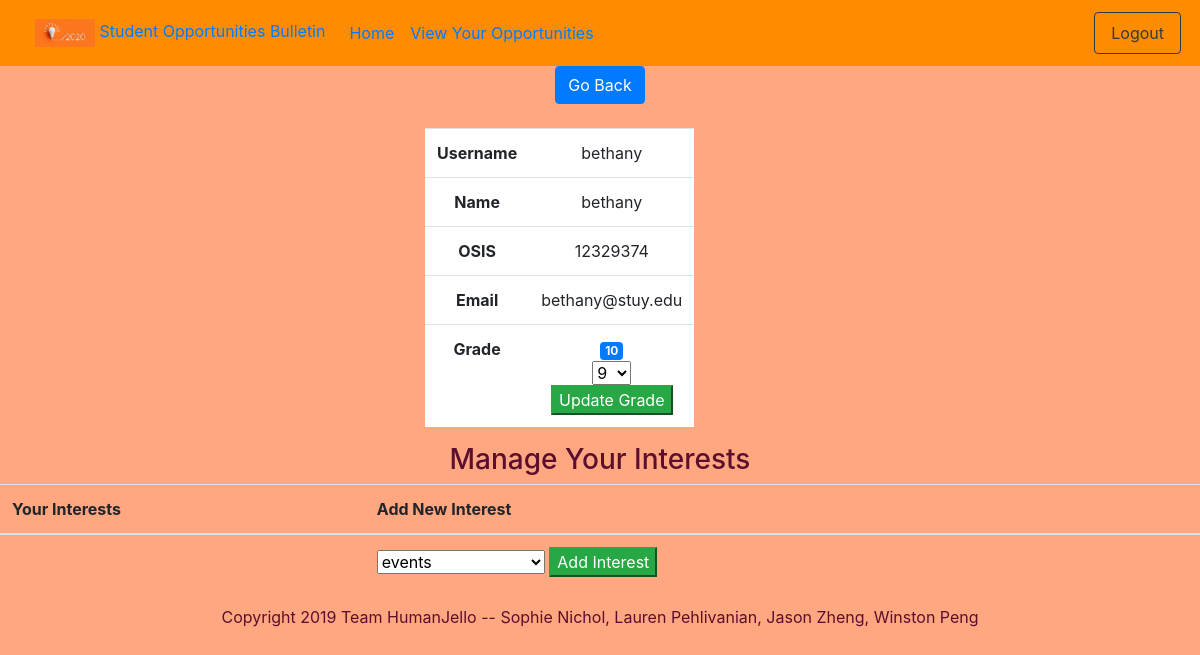
The page /stuAcc (signed in) on the database as committed earlier.
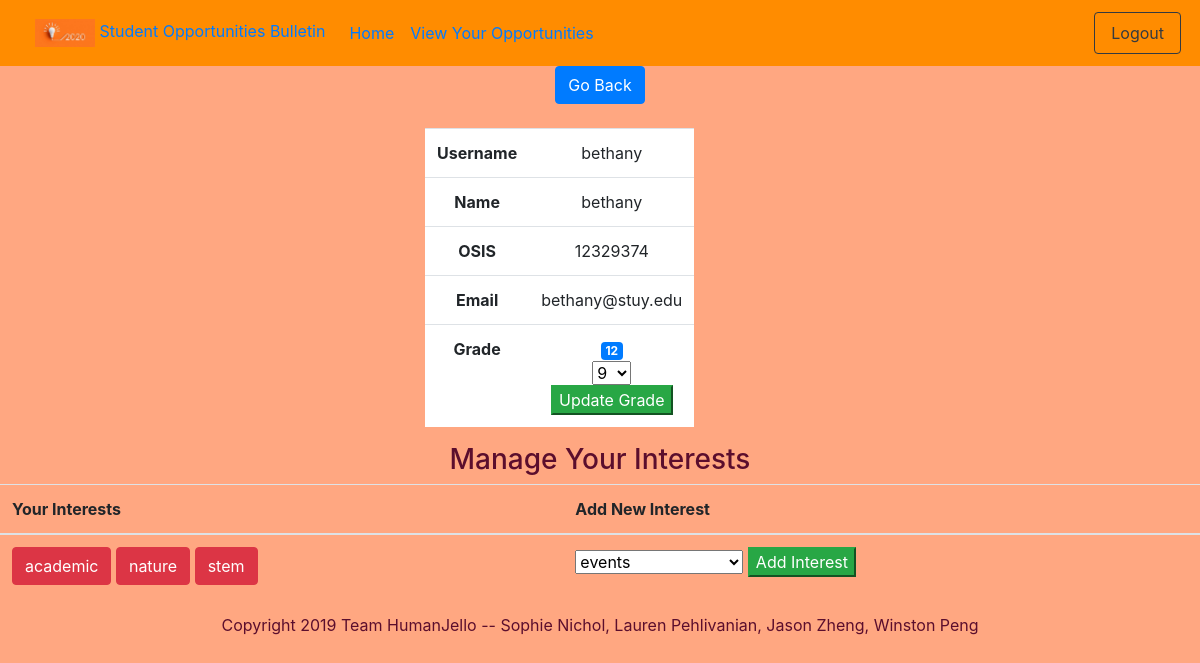
The same page on the database as committed later.
### tables this page shows
CREATE TABLE users (
                userid INTEGER PRIMARY KEY AUTOINCREMENT,
                username TEXT UNIQUE NOT NULL,
                hashpassword TEXT NOT NULL,
                displayname TEXT,
                osis INTEGER,
                email TEXT,
                grade TEXT,
                events BOOLEAN,
                academic BOOLEAN,
                business BOOLEAN,
                community_service BOOLEAN,
                leadership BOOLEAN,
                museums BOOLEAN,
                nature BOOLEAN,
                stem BOOLEAN,
                humanities BOOLEAN,
                scholarships BOOLEAN,
                admin BOOLEAN,
                saved TEXT
                );

### app.py (the view)
@app.route("/stuAcc")
def stuAcc():
    if checkAuth() and not isAdmin():
        user_ints = dbfunctions.getStudentInts(c, session['username'])
        user_info = dbfunctions.getStuInfo(c, session['username'])
        return render_template('stu_info.html', username=session['username'], interests=user_ints, ordered_ints=ORDERED_INTS, info = user_info)
    return redirect(url_for('root'))

### app.py (called while the page is built)
def checkAuth(): #checks if the user is logged in
    if "username" in session:
        return True
    else:
        return False

def isAdmin():
    return session['admin']

### utl/dbfunctions.py (called while the page is built)
def getStuInfo(c, user):
    c.execute("SELECT username, displayname, osis, email, grade FROM users WHERE username = ?;", (user, ))
    return c.fetchone()

def getStudentInts(c, username):
    c.execute("SELECT events,academic,business,community_service,leadership,museums,nature,stem,humanities, scholarships FROM users WHERE username = ?;", (username, ))
    return c.fetchone()

### templates/stu_info.html (shortened to what this page needs)
{% extends "base.html" %}
{% block body %}
<a style="text-align: left;" href="/studentHome" class="btn btn-primary" role="button">Go Back</a>
<br><br>
<div class="container">
  <div class="row">
    <div class="col-sm-2"></div>
    <div class="col-sm-2"></div>
    <div class="col-sm-2">
      <table class="table" style="background-color:white" style="width: auto;">
        <tr>
          <th>Username</th>
          <td>{{info[0]}}</td>
        </tr>
        <tr>
          <th>Name</th>
          <td>{{info[1]}}</td>
        </tr>
        <tr>
          <th>OSIS</th>
          <td>{{info[2]}}</td>
        </tr>
        <tr>
          <th>Email</th>
          <td>{{info[3]}}</td>
        </tr>
        <tr>
          <th>Grade</th>
          <td>
            <span class="badge badge-primary">{{info[4]}}</span>
            <form action="/changeGrade" method="POST">
                <select name="grade" required>
                  {% for gr in range(9,13) %}
                    {% if info[4] != gr %}<option type="number" value="{{gr}}"> {{gr}}</option>{% endif %}
                  {% endfor %}
                </select>
                <input type="submit" name="add-int-button" class="btn-success" value="Update Grade">
            </form>
          </td>
        </tr>
      </table>
    </div>
  </div>
</div>
<center>
  <h3>Manage Your Interests</h3>
  <table class="table">
    <thead>
      <tr>
        <th scope="col">Your Interests</th>
        <th scope="col">Add New Interest</th>
      </tr>
    </thead>
    <tbody>
    <tr>
      <td>
        {% for i in range(interests|length)  %}
            {% if interests[i] %}
            <a href="/delInt/{{ordered_ints[i]}}" class="btn btn-danger"> {{ordered_ints[i]}}</a>
            {% endif %}
        {% endfor %}
      </td>
      <td>
        <form action="/addIntAuth" method="POST">
            <select name="ints" required>
              {% for i in range(interests|length) %}
                {% if not interests[i] %}<option value="{{ordered_ints[i]}}"> {{ordered_ints[i]}}</option>{% endif %}
              {% endfor %}
            </select>
            <input type="submit" name="add-int-button" class="btn-success" value="Add Interest">
        </form>
      </td>
      </tr>
    </tbody>
  </table>
</center>
{% endblock %}

Rows that differ between the two databases and show on the page:
changed users "bethany": grade "10" → "12"; academic empty → True (drawn); nature empty → True (drawn); stem empty → True (drawn)
Other text that changed with them:
new list line: "academic"
new list line: "nature"
new list line: "stem"
